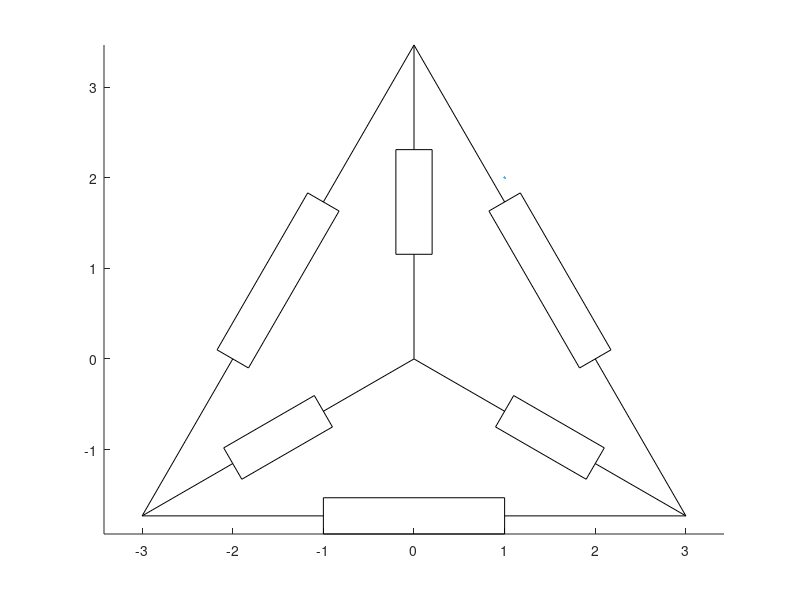

Write MATLAB code to recreate this figure. (Note: this script raises an error after producing the figure.)
xu = [-3, -1, nan, -1, -1, 1, 1, -1, nan, 1, 3];
yu = [0, 0, nan, 0.2*[-1,1,1,-1,-1], nan, 0, 0];
theta = pi*2/3; c = cos(theta); s = sin(theta);
M = [c, s; -s, c]; 
hold on; axis equal;
X = xu - 0; Y = yu - sqrt(3);
for i = 1:3
    plot(X, Y, 'k', LineWidth=2);
    xy = M*[X;Y];  X = xy(1, :); Y = xy(2, :);
end

X = yu; Y = (xu+3)/sqrt(3);
for i = 1:3
    plot(X, Y, 'k', LineWidth=2);
    xy = M*[X;Y];  X = xy(1, :); Y = xy(2, :);
end

L = 'ABCA';
x = 0; y = 2*sqrt(3)+0.2;
for i = 1:3
    text(x, y, "$"+L(i)+"$", Interpreter="latex", HorizontalAlignment="center", FontSize=20);
    xy = M*[x;y];  x = xy(1); y = xy(2);
end

x = 0.4; y = sqrt(3);
for i = 1:3
    text(x, y, "$R_{"+L(i)+"}$", Interpreter="latex", HorizontalAlignment="center", FontSize=15);
    xy = M*[x;y];  x = xy(1); y = xy(2);
end

x = 1.9; y = sqrt(3)/2 + 0.3;
for i = 1:3
    text(x, y, "$R_{"+L(i:i+1)+"}$", Interpreter="latex", HorizontalAlignment="center", FontSize=15);
    xy = M*[x;y];  x = xy(1); y = xy(2);
end

axis([-4,4,-3,4])